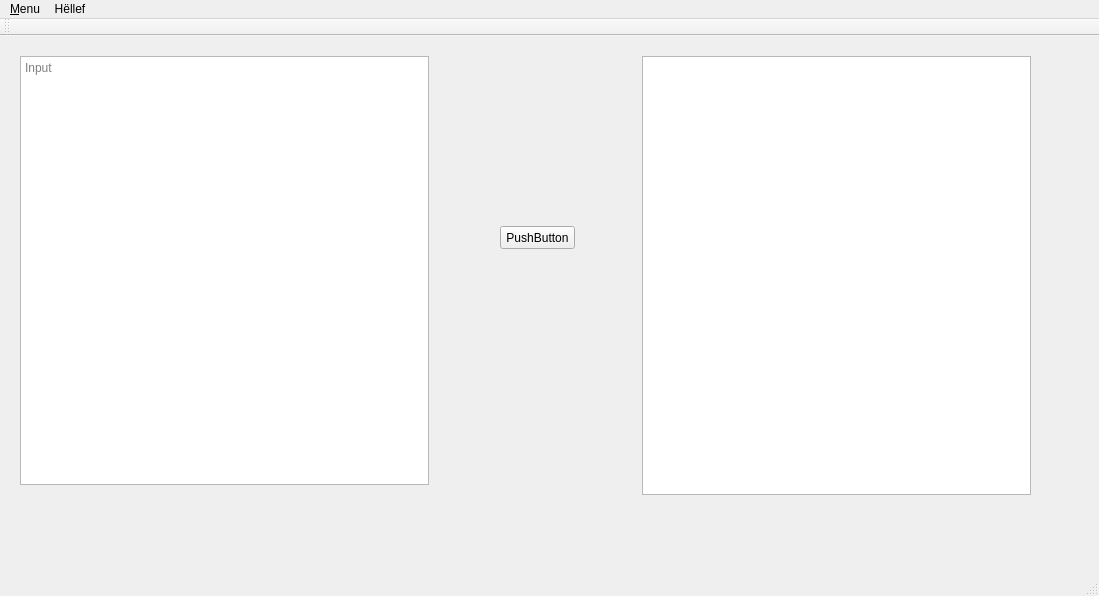
<?xml version="1.0" encoding="UTF-8"?>
<ui version="4.0">
 <class>MaachetopLtzebuergesch</class>
 <widget class="QMainWindow" name="MaachetopLtzebuergesch">
  <property name="geometry">
   <rect>
    <x>0</x>
    <y>0</y>
    <width>1099</width>
    <height>596</height>
   </rect>
  </property>
  <property name="sizePolicy">
   <sizepolicy hsizetype="Preferred" vsizetype="Preferred">
    <horstretch>0</horstretch>
    <verstretch>0</verstretch>
   </sizepolicy>
  </property>
  <property name="windowTitle">
   <string>Maach et op Letzebuergesch</string>
  </property>
  <property name="locale">
   <locale language="Luxembourgish" country="Luxembourg"/>
  </property>
  <widget class="QWidget" name="centralWidget">
   <widget class="QWidget" name="gridLayoutWidget">
    <property name="geometry">
     <rect>
      <x>9</x>
      <y>9</y>
      <width>431</width>
      <height>451</height>
     </rect>
    </property>
    <layout class="QGridLayout" name="gridLayout">
     <item row="0" column="0">
      <widget class="QTextEdit" name="edtInput">
       <property name="html">
        <string>&lt;!DOCTYPE HTML PUBLIC &quot;-//W3C//DTD HTML 4.0//EN&quot; &quot;http://www.w3.org/TR/REC-html40/strict.dtd&quot;&gt;
&lt;html&gt;&lt;head&gt;&lt;meta name=&quot;qrichtext&quot; content=&quot;1&quot; /&gt;&lt;style type=&quot;text/css&quot;&gt;
p, li { white-space: pre-wrap; }
&lt;/style&gt;&lt;/head&gt;&lt;body style=&quot; font-family:'MS Shell Dlg 2'; font-size:8.25pt; font-weight:400; font-style:normal;&quot;&gt;
&lt;p style=&quot;-qt-paragraph-type:empty; margin-top:0px; margin-bottom:0px; margin-left:0px; margin-right:0px; -qt-block-indent:0; text-indent:0px;&quot;&gt;&lt;br /&gt;&lt;/p&gt;&lt;/body&gt;&lt;/html&gt;</string>
       </property>
       <property name="placeholderText">
        <string>Input</string>
       </property>
      </widget>
     </item>
    </layout>
   </widget>
   <widget class="QWidget" name="gridLayoutWidget_2">
    <property name="geometry">
     <rect>
      <x>631</x>
      <y>9</y>
      <width>411</width>
      <height>461</height>
     </rect>
    </property>
    <layout class="QGridLayout" name="gridLayout_3">
     <item row="0" column="0">
      <widget class="QTextEdit" name="edtOutput"/>
     </item>
    </layout>
   </widget>
   <widget class="QPushButton" name="btnTranslate">
    <property name="geometry">
     <rect>
      <x>500</x>
      <y>190</y>
      <width>75</width>
      <height>23</height>
     </rect>
    </property>
    <property name="locale">
     <locale language="Luxembourgish" country="Luxembourg"/>
    </property>
    <property name="text">
     <string>PushButton</string>
    </property>
   </widget>
  </widget>
  <widget class="QMenuBar" name="mMenuBar">
   <property name="geometry">
    <rect>
     <x>0</x>
     <y>0</y>
     <width>1099</width>
     <height>21</height>
    </rect>
   </property>
   <widget class="QMenu" name="mMenu">
    <property name="title">
     <string>&amp;Menu</string>
    </property>
    <addaction name="action_import"/>
    <addaction name="separator"/>
    <addaction name="action_close"/>
   </widget>
   <widget class="QMenu" name="mHelp">
    <property name="title">
     <string>Hëllef</string>
    </property>
    <addaction name="action_about"/>
   </widget>
   <addaction name="mMenu"/>
   <addaction name="mHelp"/>
  </widget>
  <widget class="QToolBar" name="mainToolBar">
   <attribute name="toolBarArea">
    <enum>TopToolBarArea</enum>
   </attribute>
   <attribute name="toolBarBreak">
    <bool>false</bool>
   </attribute>
  </widget>
  <widget class="QStatusBar" name="statusBar"/>
  <action name="action_import">
   <property name="text">
    <string>Import.../</string>
   </property>
  </action>
  <action name="action_close">
   <property name="text">
    <string>Zou maachen</string>
   </property>
  </action>
  <action name="action_about">
   <property name="text">
    <string>Iwwert d'App...</string>
   </property>
  </action>
 </widget>
 <layoutdefault spacing="6" margin="11"/>
 <resources>
  <include location="MaachetopLtzebuergesch.qrc"/>
 </resources>
 <connections/>
</ui>
